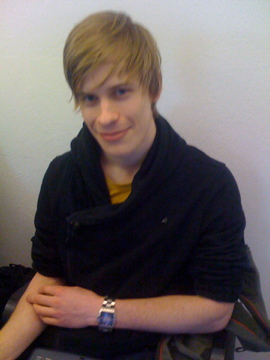
%> input picture TestImages/IMG_0177.jpg, 270 x 360 px
$ octave --eval "result = LoadIm('../TestImages/IMG_0177.jpg');"   (GNU Octave 9; MATLAB toolbox functions it lacks are replaced by stand-ins)
%> lines starting %> are read from the running program, lines starting %| are printed output that depends on the picture
function [im, ii_im]= LoadIm(im_fname)
%> called with im_fname = '../TestImages/IMG_0177.jpg'
%Read the image
I = imread(im_fname);
%> I is the input picture: size 360x270x3 uint8; mean R, G, B 106.6, 97.2, 96.3

% Convert to gray scale
if size(I,3) == 3
    I = rgb2gray(I);
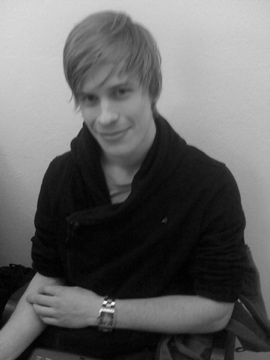
%> I: size 360x270 uint8; min 0, max 253, mean 99.9
end

% Convert to double.
I = double(I);
%> I: size 360x270 double

% Illummination invariance
u = mean(I(:));
%> u = 99.89
o = std(I(:));
%> o = 75.49
if (o~=0)
    im = (I-u)/o;
else
    im = I;
end

% Cumulative sum. First in y and then in x.
ii_im = cumsum(cumsum(im,2));
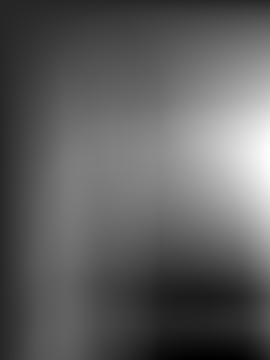
%> ii_im: size 360x270 double; min -6243.7, max 35265.9, mean 9221.6; drawn with min black and max white

end

$ run again, on TestImages/IMG_0178.jpg
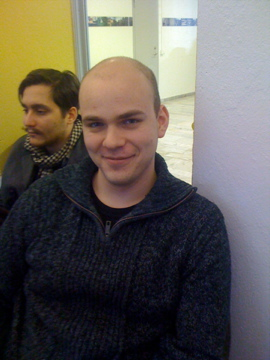
%> input picture TestImages/IMG_0178.jpg, 270 x 360 px
%> in LoadIm, I is the input picture: size 360x270x3 uint8; mean R, G, B 99.8, 94.4, 87.8
%> in LoadIm, `I = rgb2gray(I);`:
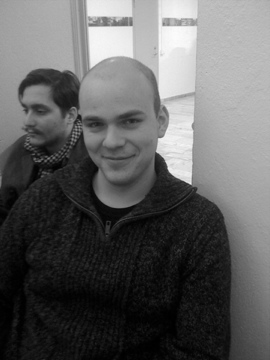
%> I: size 360x270 uint8; min 0, max 252, mean 95.2
%> u = 95.24
%> o = 76.4
%> in LoadIm, `ii_im = cumsum(cumsum(im,2));`:
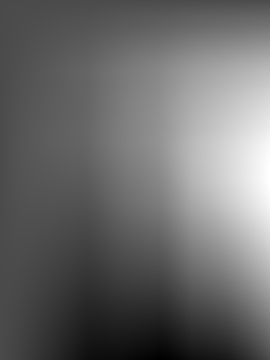
%> ii_im: size 360x270 double; min -15416.1, max 37152.6, mean 6648.6; drawn with min black and max white

$ run again, on TestImages/IMG_0179.jpg
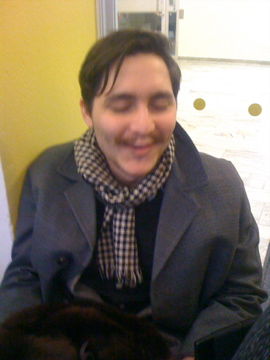
%> input picture TestImages/IMG_0179.jpg, 270 x 360 px
%> in LoadIm, I is the input picture: size 360x270x3 uint8; mean R, G, B 121.4, 110.8, 95.9
%> in LoadIm, `I = rgb2gray(I);`:
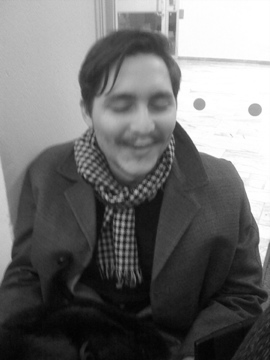
%> I: size 360x270 uint8; min 3, max 255, mean 112.2
%> u = 112.2
%> o = 83.71
%> in LoadIm, `ii_im = cumsum(cumsum(im,2));`:
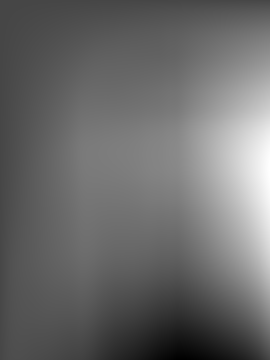
%> ii_im: size 360x270 double; min -13751.8, max 36254.8, mean 7226.4; drawn with min black and max white

$ run again, on TestImages/IMG_0180.jpg
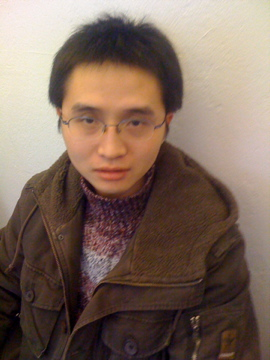
%> input picture TestImages/IMG_0180.jpg, 270 x 360 px
%> in LoadIm, I is the input picture: size 360x270x3 uint8; mean R, G, B 127.5, 106.5, 94.1
%> in LoadIm, `I = rgb2gray(I);`:
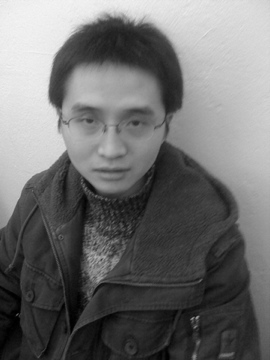
%> I: size 360x270 uint8; min 0, max 245, mean 111.3
%> u = 111.3
%> o = 73.22
%> in LoadIm, `ii_im = cumsum(cumsum(im,2));`:
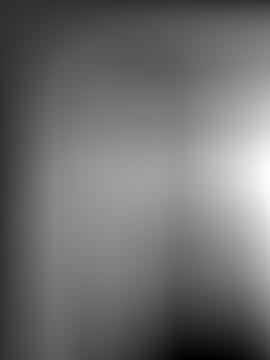
%> ii_im: size 360x270 double; min -8212.9, max 35102.7, mean 10678.7; drawn with min black and max white
